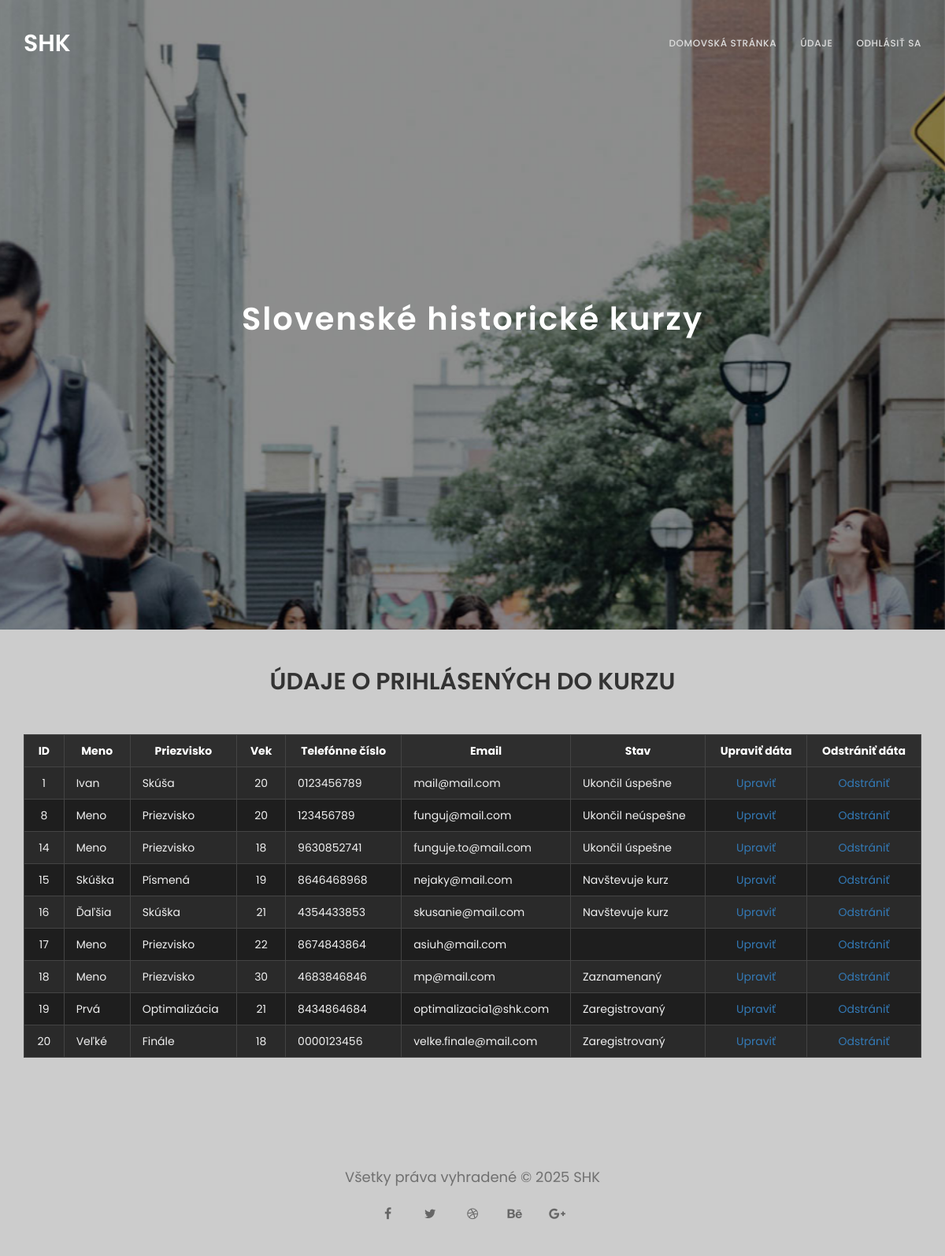
Screenshot of /admin.php (signed in) with the database file from the repository.
### tables this page shows
CREATE TABLE `formdata` (
  `id_formdata` int(11) NOT NULL,
  `meno` varchar(20) NOT NULL,
  `priezvisko` varchar(25) NOT NULL,
  `vek` int(3) NOT NULL,
  `telcislo` varchar(12) NOT NULL,
  `email` varchar(50) NOT NULL,
  `stav_id` int(11) DEFAULT NULL
);

CREATE TABLE `formdata_stav` (
  `id_stav` int(11) NOT NULL,
  `stav` varchar(50) NOT NULL
);

### inc/triedy/formdata.php (called while the page is built, shortened)
<?php
    class FormData {
        private $databaza;
        public function __construct(Databaza $databaza) {
            $this->databaza = $databaza->getSpojenie();
        }
        public function index() {
            $dotaz = $this->databaza->prepare("SELECT f.*, fs.stav FROM formdata f LEFT OUTER JOIN formdata_stav fs ON f.stav_id = fs.id_stav");
            $dotaz->execute();
            return $dotaz->fetchAll(PDO::FETCH_ASSOC);
        }
    }
?>

### inc/triedy/databaza.php (called while the page is built, shortened)
<?php
    class Databaza {
        private $host = "localhost", $nazov_db = "databaza_SHK_skuska", $uzivatel = "root", $heslo = "", $charset = "utf8", $pdo;
        public function __construct() {
            $pripojenie = "mysql:host={$this->host};dbname={$this->nazov_db};charset={$this->charset}";
            try {
                $this->pdo = new PDO($pripojenie, $this->uzivatel, $this->heslo);
                $this->pdo->setAttribute(PDO::ATTR_ERRMODE, PDO::ERRMODE_EXCEPTION);
            }
            catch (PDOException $e) {
                die ("Nastala chyba pri pokuse o pripojenie k databáze: " . $e->getMessage());
            }
        }
        public function getSpojenie() {
            return $this->pdo;
        }
    }
?>

### partials/admin_udaje.php (the view)
<section id="tabulka-databazy" class="parallax-section formulare">
	<div class="container">
		<div class="wow fadeInUp" data-wow-delay="0.6s">
			<h2 class="admin-nadpis">Údaje o prihlásených do kurzu</h2>
		</div>
		<div class="row">
			<div class="wow col-md-12 col-sm-12 fadeInUp" data-wow-delay="0.6s">
                      <div class="tabulka-wrapper"><table class="tabulka-databazy">
                          <tr>
                              <th>ID</th>
                              <th>Meno</th>
                              <th>Priezvisko</th>
                              <th>Vek</th>
                              <th>Telefónne číslo</th>
                              <th>Email</th>
                              <th>Stav</th>
                              <th>Upraviť dáta</th>
                              <th>Odstrániť dáta</th>
                          </tr>
                          <?php
                              if (isset($_SESSION["admin_prihlaseny"]) && $_SESSION["admin_prihlaseny"]) {
                                  $databaza = new Databaza();
                                  $formdata = new FormData($databaza);
                                  $_SESSION["admin_udaje"] = $formdata->index();
                                  foreach($_SESSION["admin_udaje"] as $riadok) {
                                      echo "<tr>";
                                      echo "<td class=\"td-center\">".$riadok["id_formdata"]."</td>";
                                      echo "<td>".$riadok["meno"]."</td>";
                                      echo "<td>".$riadok["priezvisko"]."</td>";
                                      echo "<td class=\"td-center\">".$riadok["vek"]."</td>";
                                      echo "<td>".$riadok["telcislo"]."</td>";
                                      echo "<td>".$riadok["email"]."</td>";
                                      echo "<td>".$riadok["stav"]."</td>";
                                      echo '<td class="td-center"><a href="admin_uprava.php?id='.$riadok["id_formdata"].'" target="_blank">Upraviť</a></td>';
                                      echo '<td class="td-center"><a href="?delete='.$riadok["id_formdata"].'" onclick="return confirm(\'Určite chcete vymazať tieto údaje?\')">Odstrániť</a></td>';
                                      echo "</tr>";
                                  }
                              }
                          ?>
                      </table></div>
                  </div>
		</div>
	</div>
</section>

### partials/header.php (shortened to what this page needs)
<!DOCTYPE html>
<html lang="sk">
	<head>
		<link rel="stylesheet" href="css/bootstrap.min.css">
		<link rel="stylesheet" href="css/animate.css">
		<link rel="stylesheet" href="css/font-awesome.min.css">
		<link rel="stylesheet" href="css/owl.theme.css">
		<link rel="stylesheet" href="css/owl.carousel.css">
		<link rel="stylesheet" href="css/style.css">
	</head>
	<body data-spy="scroll" data-offset="50" data-target=".navbar-collapse">
		<div class="navbar navbar-fixed-top custom-navbar" role="navigation">
			<div class="container">
				<div class="navbar-header">
					<a href="index.php" class="navbar-brand">SHK</a>
				</div>
				<div class="collapse navbar-collapse">
					<ul class="nav navbar-nav navbar-right">
						<?php
							$vystup = "";
							foreach($odkazy_navigacia as $nazov_odkazu => $odkaz){
								$vystup .= '<li><a href="' . $odkaz . '" class="smoothScroll">' . $nazov_odkazu . '</a></li>';
							}
							echo($vystup);
						?>
					</ul>
				</div>
			</div>
		</div>

### admin.php (shortened to what this page needs)
<?php
    if (isset($_SESSION["admin_prihlaseny"]) && $_SESSION["admin_prihlaseny"]) {
        $odkazy_navigacia = array("Domovská stránka" => "index.php", "Údaje" => "#tabulka-databazy", "Odhlásiť sa" => "odhlasenie.php");
    }
    else {
        $odkazy_navigacia = array("Domovská stránka" => "index.php", "Prihlásiť sa" => "#admin-prihlasenie");
    }
	require("partials/header.php");
?>
		<section id="intro" class="parallax-section">
			<div class="container">
				<div class="row">
					<div class="col-md-12 col-sm-12">
						<h1 class="wow bounceIn" data-wow-delay="0.9s">Slovenské historické kurzy</h1>
					</div>
				</div>
			</div>
		</section>
        <?php
            if (isset($_SESSION["admin_prihlaseny"]) && $_SESSION["admin_prihlaseny"]) {
                require_once("partials/admin_udaje.php");
            }
            else {
                require_once("partials/admin_prihlasenie.php");
            }
        ?>
<?php
	include("partials/footer.php");
?>

### partials/footer.php (shortened to what this page needs)
		<footer>
			<div class="container">
				<div class="row">
					<div class="col-md-12 col-sm-12">
						<p class="wow fadeInUp" data-wow-delay="0.6s">Všetky práva vyhradené &copy; 2025 SHK</p>
						<ul class="social-icon">
							<li><a href="#" class="fa fa-facebook wow fadeInUp" data-wow-delay="1s"></a></li>
							<li><a href="#" class="fa fa-twitter wow fadeInUp" data-wow-delay="1.3s"></a></li>
							<li><a href="#" class="fa fa-dribbble wow fadeInUp" data-wow-delay="1.6s"></a></li>
							<li><a href="#" class="fa fa-behance wow fadeInUp" data-wow-delay="1.9s"></a></li>
							<li><a href="#" class="fa fa-google-plus wow fadeInUp" data-wow-delay="2s"></a></li>
						</ul>
					</div>
				</div>
			</div>
		</footer>
	</body>
</html>

### css/style.css (style rules this page uses)
body { background: #cccccc; font-family: 'Poppins', sans-serif; font-style: normal; font-weight: 400; }
h1,h2,h3,h4,h5,h6 { font-weight: 600; }
h1 { font-size: 40px; letter-spacing: 2px; }
h2 { font-size: 30px; text-transform: uppercase; }
p { color: #707070; font-size: 18px; line-height: 24px; }
a { text-decoration: none !important; outline: none; }
#detail, #video, #speakers, #program, #sponsors, #contact, footer { padding-top: 10rem; padding-bottom: 10rem; }
#detail, #speakers, #sponsors, footer { text-align: center; }
.parallax-section { background-attachment: fixed !important; background-size: cover !important; }
.custom-navbar { margin-bottom: 0; background-color: #101010; }
.custom-navbar .navbar-brand { color: #ffffff; font-weight: 600; font-size: 3rem; line-height: 40px; }
.custom-navbar .nav li a { color: #ddd; font-size: 12px; font-weight: 500; letter-spacing: 0.6px; text-transform: uppercase; line-height: 40px; transition: all 0.4s ease-in-out; }
@media (min-width:768px) { .custom-navbar { padding: 20px 0; border-bottom: 0; background: 0 0; } }
#intro { background: url('../images/intro-bg.jpg') 50% 0 repeat-y fixed; -webkit-background-size: cover; background-size: cover; background-position: center center; color: #ffffff; display: -webkit-box; display: -webkit-flex; display: -ms-flexbox; display: flex; -webkit-box-align: center; -webkit-align-items: center; -ms-flex-align: center; align-items: center; height: 100vh; text-align: center; }
#tabulka-databazy { padding-top: 30px; padding-bottom: 20px; }
#tabulka-databazy h2 { text-align: center; margin-bottom: 30px; }
.tabulka-wrapper { width: 100%; overflow-x: auto; }
.tabulka-databazy { width: 100%; max-width: 100%; min-width: 500px; border-collapse: collapse; margin: 20px auto; background-color: #1e1e1e; color: #f0f0f0; }
.tabulka-databazy .td-center { text-align: center; }
.tabulka-databazy th, .tabulka-databazy td { border: 1px solid #444; padding: 10px 15px; text-align: left; }
.tabulka-databazy th { background-color: #2e2e2e; font-weight: bold; color: #ffffff; text-align: center; }
.tabulka-databazy tr:nth-child(even) { background-color: #2a2a2a; }
footer { background-attachment: fixed; }
.social-icon { position: relative; padding: 0; margin: 0; }
.social-icon li { display: inline-block; list-style: none; }
.social-icon li a { color: #666; border-radius: 100px; font-size: 16px; text-decoration: none; transition: all 0.4s ease-in-out; width: 50px; height: 50px; line-height: 50px; text-align: center; vertical-align: middle; }

### rows the page displays
formdata: id_formdata "1", meno "Ivan", priezvisko "Skúša", vek "20", telcislo "0123456789", email "mail@mail.com", stav.stav "Ukončil úspešne"
formdata: id_formdata "8", meno "Meno", priezvisko "Priezvisko", vek "20", telcislo "123456789", email "funguj@mail.com", stav.stav "Ukončil neúspešne"
formdata: id_formdata "14", meno "Meno", priezvisko "Priezvisko", vek "18", telcislo "9630852741", email "funguje.to@mail.com", stav.stav "Ukončil úspešne"
formdata: id_formdata "15", meno "Skúška", priezvisko "Písmená", vek "19", telcislo "8646468968", email "nejaky@mail.com", stav.stav "Navštevuje kurz"
formdata: id_formdata "16", meno "Ďaľšia", priezvisko "Skúška", vek "21", telcislo "4354433853", email "skusanie@mail.com", stav.stav "Navštevuje kurz"
formdata: id_formdata "17", meno "Meno", priezvisko "Priezvisko", vek "22", telcislo "8674843864", email "asiuh@mail.com"
formdata: id_formdata "18", meno "Meno", priezvisko "Priezvisko", vek "30", telcislo "4683846846", email "mp@mail.com", stav.stav "Zaznamenaný"
formdata: id_formdata "19", meno "Prvá", priezvisko "Optimalizácia", vek "21", telcislo "8434864684", email "optimalizacia1@shk.com", stav.stav "Zaregistrovaný"
formdata: id_formdata "20", meno "Veľké", priezvisko "Finále", vek "18", telcislo "0000123456", email "velke.finale@mail.com", stav.stav "Zaregistrovaný"

### other values shown
$nazov_odkazu "DOMOVSKÁ STRÁNKA"
$nazov_odkazu "ÚDAJE"
$nazov_odkazu "ODHLÁSIŤ SA"
